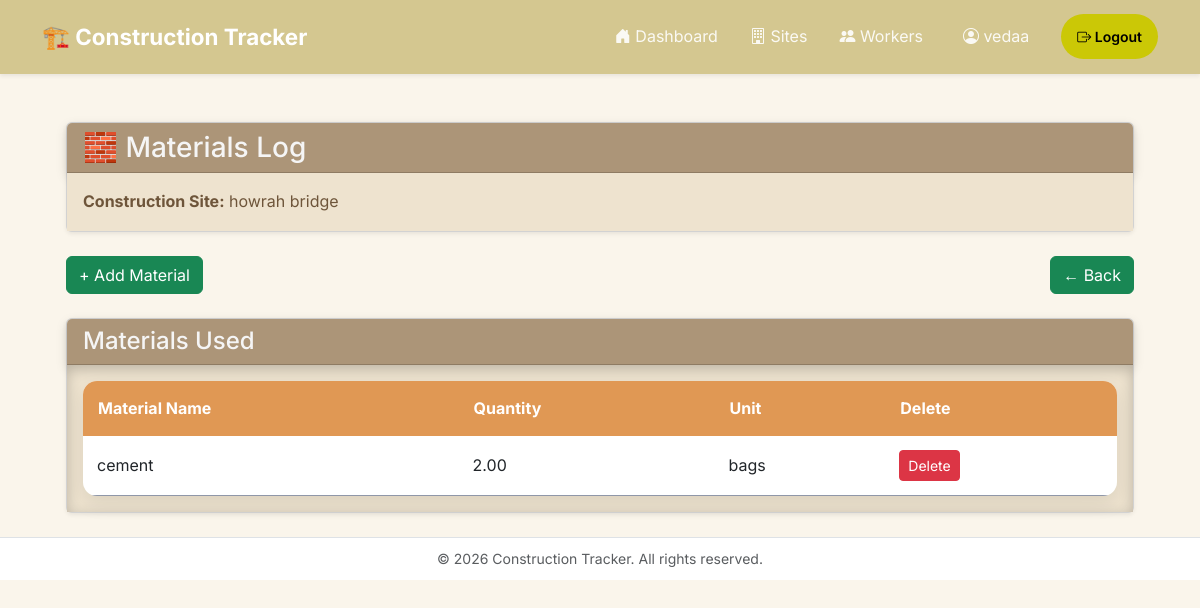
The page /logs/1/materials_log (signed in) on the database as committed earlier.
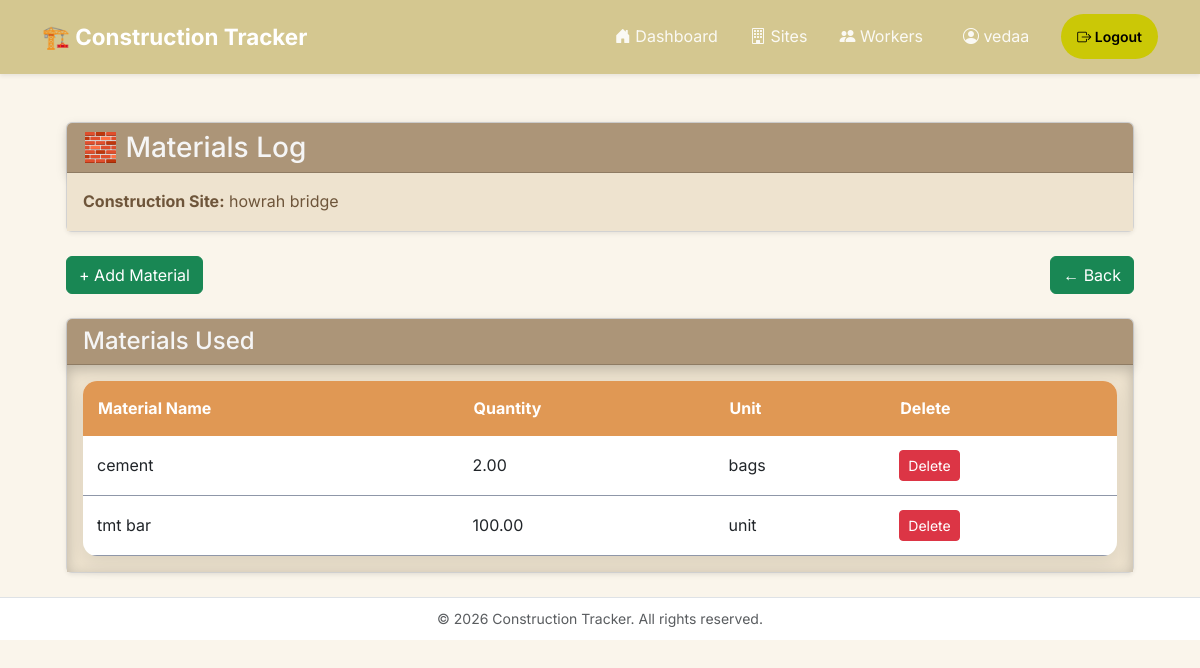
The same page on the database as committed later.
### logs/models.py (models this page shows, shortened)
class MaterialEntry(models.Model):
    daily_log=models.ForeignKey(DailyLog, on_delete=models.CASCADE)
    material_name=models.CharField(max_length=200)
    quantity=models.DecimalField(max_digits=10, decimal_places=2,validators=[MinValueValidator(0)])
    UNIT_CHOICES=[
        ('bags','Bags'),
        ('kg', 'Kilogram'),
        ('lt', 'Litres'),
        ('unit', 'Units'),
    ]
    unit=models.CharField(max_length=20, choices=UNIT_CHOICES)
    class Meta:
        verbose_name_plural="Material Entries"

### logs/views.py (the view)
# urls.py: path("logs/<int:pk>/materials_log", views.materials_log, name='materials_log'),
@manager_required
def materials_log(request, pk):
    log = get_object_or_404(DailyLog, pk=pk,site_worked_on__created_by=request.user)
    material_list= MaterialEntry.objects.filter(daily_log=log)
    return render(request,  "materials_log.html", {'material_list':material_list, 'log':log})

### logs/context_processors.py (called while the page is built)
def user_role(request):
    role = None
    if request.user.is_authenticated and not request.user.is_superuser:
        profile = UserProfile.objects.filter(user=request.user).first()
        if profile:
            role = profile.role
    return {
        "user_role": role
    }

### logs/models.py (called while the page is built)
    def __str__(self):
        return self.name

### logs/views.py (called while the page is built)
def manager_required(view_func):
    @wraps(view_func)
    @login_required
    def wrapped(request, *args, **kwargs):
        if request.user.is_superuser:
            return view_func(request, *args, **kwargs)
        profile = UserProfile.objects.filter(user=request.user).first()
        if profile is None or profile.role != "manager":
            raise PermissionDenied
        return view_func(request, *args, **kwargs)
    return wrapped

### logs/templates/materials_log.html (shortened to what this page needs)
{% extends 'base.html' %}
{% block content %}
<div class="container-fluid px-4 mt-4">
    <div class="card shadow-sm mb-4">
        <div class="card-header site-header">
            <h3 class="mb-0">🧱 Materials Log</h3>
        </div>
        <div class="card-body log-detail-body">
            <p class="mb-0">
                <strong>Construction Site:</strong>
                {{ log.site_worked_on }}
            </p>
        </div>
    </div>
    <div class="d-flex justify-content-between align-items-center mb-4">
        <a href="{% url 'add_mat_log' log.pk %}"
           class="btn btn-success">
            + Add Material
        </a>
        <a href="{% url 'site_detail' log.site_worked_on.pk %}"
           class="btn btn-success">
            ← Back
        </a>
    </div>
    <div class="card shadow-sm">
        <div class="card-header site-header">
            <h4 class="mb-0">Materials Used</h4>
        </div>
        <div class="card-body table-container material-log-body">
            <div class="logs-table-wrapper">
                <table class="logs-table">
                    <thead>
                        <tr>
                            <th>Material Name</th>
                            <th>Quantity</th>
                            <th>Unit</th>
                            <th>Delete</th>
                        </tr>
                    </thead>
                    <tbody>
                        {% for material in material_list %}
                        <tr>
                            <td>{{ material.material_name }}</td>
                            <td>{{ material.quantity }}</td>
                            <td>{{ material.unit }}</td>
                            <td>
                                <form method="POST" action="{% url 'delete_material' material.pk %}">
                                    <button type="submit" class="btn btn-danger btn-sm">
                                        Delete
                                    </button>
                                </form>
                            </td>
                        </tr>
                        {% empty %}
                        <tr>
                            <td colspan="4" class="text-center text-muted">
                                No materials have been added yet.
                            </td>
                        </tr>
                        {% endfor %}
                    </tbody>
                </table>
            </div>
        </div>
    </div>
</div>
{% endblock %}

Rows that differ between the two databases and show on the page:
added MaterialEntry: material_name "tmt bar", quantity "100.00", unit "unit"
